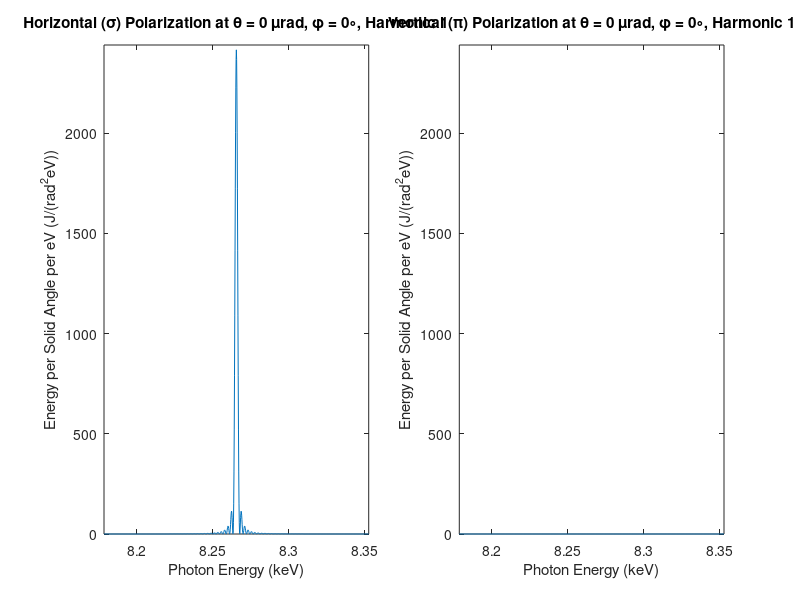

MATLAB code for this plot:
function EHarm = SpontEV(varargin)
% For a charge making one pass through an undulator, this function produces
% plots of the spontaneous energy (joules per solid angle and per photon
% energy) emitted in a range of harmonics versus the photon energy, at
% user-specified angles theta to the z axis and phi to the x axis
% (spherical coordinates).
% There are several optional arguments:
%   theta     = angle to z axis (urad), default = 0
%   phiDeg    = angle to x axis (deg),  default = 0
%   harmonic  = range of harmonics to compute (start:stop)
%   polarized = x,y polarized = 1,      default = 1
%   GeV       = beam energy (GeV),      default = 13.64
%   charge    = charge in bunch (pC),   default = 250
%   KUnd      = K value of undulator,   default = 3.5
%   lambdaUnd = undulator period (mm),  default = 30
%   NUnd      = number of periods,      default = 3729

% Physical constants
c    = 2.99792458e8;  % speed of light (m/s)
mu0  = 4e-7*pi;       % permeability of free space (H/m)
eps0 = 1/(mu0*c^2);   % permittivity of free space (F/m)
qe   = 1.6021892e-19; % electron charge (C)
me   = 9.109534e-31;  % electron mass (kg)
hbar = 1.0545887e-34; % Planck's constant / (2*pi)

p=inputParser;
p.addOptional('theta',0)
p.addOptional('phiDeg',0)
p.addOptional('harmonic',[1 1])
p.addOptional('polarized',1)
p.addOptional('GeV',13.64)
p.addOptional('charge',250)
p.addOptional('KUnd',3.5)
p.addOptional('lambdaUnd',30)
p.addOptional('NUnd',113*33)
p.parse(varargin{:})

theta       = min(max(p.Results.theta*1e-6, 0),          0.005);
phiDeg      = p.Results.phiDeg;
phi         = phiDeg*pi/180;
harmonic(1) = min(max(p.Results.harmonic(1),1),          30);
harmonic(2) = min(max(p.Results.harmonic(2),harmonic(1)),30);
polarized   = p.Results.polarized ~= 0;
GeV         = p.Results.GeV;
charge      = p.Results.charge*1e-12;
KUnd        = p.Results.KUnd;
lambdaUnd   = p.Results.lambdaUnd*0.001;
NUnd        = p.Results.NUnd;

% Check optional inputs. If zero, set to defaults. Convert all to MKS.
if KUnd <= 0 || KUnd > 20
    KUnd = 3.5;
end
KUndStar = KUnd/sqrt(1+0.5*KUnd^2);

if GeV <= 0
    GeV = 13.64;
end
gamma = GeV*1e9*qe/(me*c^2);
gammaStar = gamma/sqrt(1+0.5*KUnd^2);

if charge <= 0 || charge > 1e-7
    charge = 250e-12;
end

if lambdaUnd <= 0 || lambdaUnd > 1
    lambdaUnd = 0.03;
end
kUnd=2*pi/lambdaUnd;

if NUnd <= 0 || NUnd > 1e5
    NUnd = 113*33;
end

close all
NHarm      = harmonic(2)-harmonic(1)+1;
NTerms     = 20;
NeV        = min(10000,round(1000*NHarm));
gammatheta = 1+(gammaStar*theta)^2;
eV1        = 2*hbar*c*kUnd*gammaStar^2/(qe*gammatheta);
if harmonic(2) > harmonic(1)
    NeV1  = ceil(NeV/harmonic(2));
    deV   = eV1/NeV1;
    NeV   = NeV1*harmonic(2)+ceil((2/NUnd+0.01)*eV1/deV)+10;
    eVmax = NeV*deV;
    eVmin = 0;
else
    eVmax = (1+2/NUnd+0.01)*eV1*harmonic(2);
    eVmin = (1-2/NUnd-0.01)*eV1*harmonic(1);
    deV   = (eVmax - eVmin)/NeV;
end
eV    = eVmin + (0:NeV)*deV;
SDist = zeros(NeV+1,1);
PDist = zeros(NeV+1,1);

aUnd = 0.25*KUndStar^2/gammatheta;
bUnd = 2*KUndStar*gammaStar*theta*cos(phi)/gammatheta;
cUnd = (1+0.5*KUnd^2)^-2*KUndStar^-2*gammatheta^-3;
EUnd = charge*qe*NUnd*kUnd*(gamma*gammaStar*KUnd)^2/(2*pi*eps0);
jmid = round((eV1*(harmonic(1):harmonic(2))-eVmin)/deV)+1;
for harm = harmonic(1):harmonic(2)
    % Array of besselj(k,harm*aUnd), for k=-NTerms:NTerms.
    % Negative k values use besselj(-k,z)=besselj(k,z)*(-1)^k
    % Length of array is 2*NTerms+1. Offset to k=0 is Nterms+1.
    bessa((NTerms+1):(2*NTerms+1))...
        = real(besselj(0:NTerms,harm*aUnd));
    for k = 1:NTerms
        bessa(k) = bessa(2*NTerms+2-k)*(-1)^(NTerms+1-k);
    end
    % Array of besselj(k,harm*bUnd), for
    % k=-(2*NTerms+harm+1):(2*NTerms+harm+1).
    % Negative k values use besselj(-k,z)=besselj(k,z)*(-1)^k
    % Array length is 2*(2*NTerms+harm+1)+1.
    % Offset to k=0 is 2*NTerms+harm+2.
    bessb((2*NTerms+harm+2):(4*NTerms+2*harm+3))...
        = real(besselj(0:(2*NTerms+harm+1),harm*bUnd));
    for k = 1:(2*NTerms+1+harm)
        bessb(k) = bessb(4*NTerms+2*harm+4-k)*(-1)^(harm-k);
    end
    % Compute Bessel sums
    bess1 = real(bessa *  bessb((2*harm+2):2:(2*(2*NTerms+harm)+2))');
    bess2 = real(bessa * (bessb((2*harm+3):2:(2*(2*NTerms+harm)+3))...
                   + bessb((2*harm+1):2:(2*(2*NTerms+harm)+1)))');
    FS = harm^2*real(2*bess1*gammaStar*theta*cos(phi)...
                          - bess2*KUndStar)^2;
    FP = harm^2*real(2*bess1*gammaStar*theta*sin(phi))^2;
    % Photon energy of peak at this angle and harmonic
    jdif = round(eV1*20/(NUnd*deV));
    j1 = max(jmid(harm-harmonic(1)+1)-jdif,1);
    j2 = min(jmid(harm-harmonic(1)+1)+jdif,NeV+1);
    for j=j1:j2
        sincarg = (eV(j)-harm*eV1)*pi*NUnd/eV1;
        if sincarg ~= 0
            sinc2 = (sin(sincarg)/sincarg)^2;
        else
            sinc2 = 1;
        end
        SDist(j) = SDist(j) + FS*sinc2;
        PDist(j) = PDist(j) + FP*sinc2;
    end
end

SDist = SDist*cUnd*EUnd*NUnd/eV1;
PDist = PDist*cUnd*EUnd*NUnd/eV1;
EHarm(3,:) = PDist(jmid);
EHarm(2,:) = SDist(jmid);
EHarm(1,:) = EHarm(2,:) + EHarm(3,:);

figure
FigWidth  = 1260;
FigHeight = 630;
border    = 80;
if harmonic(2) > harmonic(1)
    FigHarm = ['Harmonics ',num2str(harmonic(1)),...
        ' to ',num2str(harmonic(2))];
else
    FigHarm = ['Harmonic ',num2str(harmonic(1))];
end    

if polarized  % Plot x and y polarizations
    % Figure position = [left, bottom, width, height]
    set(gcf,'Position',[0,100,FigWidth,FigHeight])

    subplot(1,2,1)
    set(gca,'Units','pixels','Position',...
        [border,border,FigWidth/2-2*border,FigHeight-2*border])
    plot(eV*1e-3,SDist)
    axs = [eVmin*1e-3, eVmax*1e-3, 0, 1.01*max(max(SDist),max(PDist))];
    axis(axs)
    title(['Horizontal (\sigma) Polarization at ',...
        '\theta = ',num2str(theta*1e6),' \murad, ',...
        '\phi = '  ,num2str(phiDeg),   '\circ, ',FigHarm])
    xlabel('Photon Energy (keV)')
    ylabel('Energy per Solid Angle per eV (J/(rad^2eV))')

    subplot(1,2,2)
    set(gca,'Units','pixels','Position',...
        [FigWidth/2+border,border,FigWidth/2-2*border,FigHeight-2*border])
    plot(eV*1e-3,PDist)
    axis(axs)
    title(['Vertical (\pi) Polarization at ',...
        '\theta = ',num2str(theta*1e6),' \murad, ',...
        '\phi = '  ,num2str(phiDeg),   '\circ, ',FigHarm])
    xlabel('Photon Energy (keV)')
    ylabel('Energy per Solid Angle per eV (J/(rad^2eV))')
else  % Plot sum of x and y polarization only
    FigWidth = FigWidth/2;
    set(gcf,'Position',[0,100,FigWidth,FigHeight])
    set(gca,'Units','pixels','Position',...
        [border,border,FigWidth-2*border,FigHeight-2*border])
    plot(eV*1e-3,SDist+PDist)
    title(['Unpolarized Emission at ',...
        '\theta = ',num2str(theta*1e6),' \murad, ',...
        '\phi = '  ,num2str(phiDeg),   '\circ, ',FigHarm])
    xlabel('Photon Energy (keV)')
    ylabel('Energy per Solid Angle per eV (J/(rad^2eV))')
end
end
